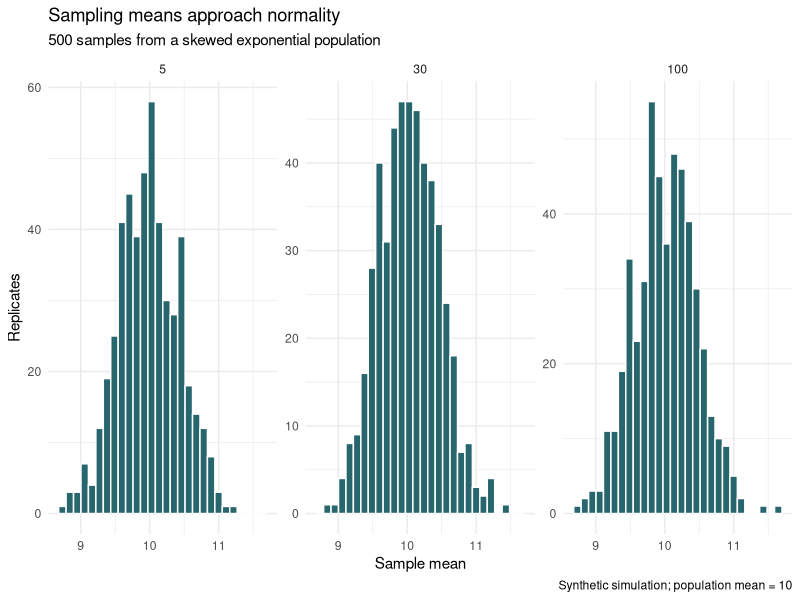

Write the R code that produced this figure.
required <- c("dplyr", "ggplot2", "readr", "broom")
missing <- required[!vapply(required, requireNamespace, logical(1), quietly = TRUE)]
if (length(missing)) stop("Missing packages: ", paste(missing, collapse = ", "))
suppressPackageStartupMessages({library(dplyr);library(ggplot2);library(readr);library(broom)})
dir.create("results/tables",recursive=TRUE,showWarnings=FALSE);dir.create("results/figures",recursive=TRUE,showWarnings=FALSE)
set.seed(3101); reps <- 500
clt <- bind_rows(lapply(c(5,30,100), function(n) tibble(n=n, replicate=1:reps, sample_mean=replicate(reps, mean(rexp(n, rate=1/10))))))
p_clt <- ggplot(clt,aes(sample_mean))+geom_histogram(bins=28,fill="#28666E",color="white")+facet_wrap(~n,scales="free_y")+labs(title="Sampling means approach normality",subtitle="500 samples from a skewed exponential population",x="Sample mean",y="Replicates",caption="Synthetic simulation; population mean = 10")+theme_minimal(base_size=11)
ggsave("results/figures/central_limit_theorem.png",p_clt,width=9,height=4,dpi=240,bg="white")
mu <- 120; n <- 35; ci <- bind_rows(lapply(1:reps,function(i){x<-rnorm(n,mu,18); tibble(replicate=i,mean=mean(x),lower=mean(x)-qt(.975,n-1)*sd(x)/sqrt(n),upper=mean(x)+qt(.975,n-1)*sd(x)/sqrt(n))})) %>% mutate(covers=lower<=mu & upper>=mu)
write_csv(ci,"results/tables/confidence_interval_simulation.csv")
set.seed(3102); one <- t.test(rnorm(40,126,15),mu=120); two_data <- tibble(group=rep(c("Standard","New"),each=45),value=c(rnorm(45,70,10),rnorm(45,75,10))); two <- t.test(value~group,data=two_data)
anova_data <- tibble(treatment=rep(c("A","B","C"),each=40),outcome=c(rnorm(40,10,2),rnorm(40,12,2),rnorm(40,14,2))); fit <- aov(outcome~treatment,data=anova_data)
tests <- bind_rows(tidy(one) %>% mutate(analysis="One-sample t test"), tidy(two) %>% mutate(analysis="Welch two-sample t test"), tidy(prop.test(60,200,p=.25)) %>% mutate(analysis="One-sample proportion test"))
write_csv(tests,"results/tables/inference_tests.csv"); write_csv(tidy(TukeyHSD(fit)),"results/tables/anova_tukey.csv")
cat(sprintf("Inference activities complete; empirical 95%% CI coverage: %.1f%%.\n",100*mean(ci$covers)))
